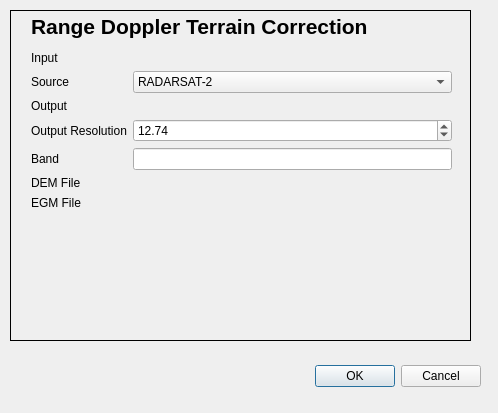
<?xml version="1.0" encoding="UTF-8"?>
<ui version="4.0">
 <class>RangeDopplerTerrainCorrectionDialogBase</class>
 <widget class="QDialog" name="RangeDopplerTerrainCorrectionDialogBase">
  <property name="geometry">
   <rect>
    <x>0</x>
    <y>0</y>
    <width>498</width>
    <height>413</height>
   </rect>
  </property>
  <property name="minimumSize">
   <size>
    <width>498</width>
    <height>413</height>
   </size>
  </property>
  <property name="sizeIncrement">
   <size>
    <width>8</width>
    <height>8</height>
   </size>
  </property>
  <property name="windowTitle">
   <string>Range Doppler Terrain Correction</string>
  </property>
  <widget class="QDialogButtonBox" name="button_box">
   <property name="geometry">
    <rect>
     <x>60</x>
     <y>360</y>
     <width>421</width>
     <height>32</height>
    </rect>
   </property>
   <property name="orientation">
    <enum>Qt::Horizontal</enum>
   </property>
   <property name="standardButtons">
    <set>QDialogButtonBox::Cancel|QDialogButtonBox::Ok</set>
   </property>
  </widget>
  <widget class="QStackedWidget" name="stackedWidget">
   <property name="geometry">
    <rect>
     <x>10</x>
     <y>10</y>
     <width>461</width>
     <height>331</height>
    </rect>
   </property>
   <property name="frameShape">
    <enum>QFrame::Box</enum>
   </property>
   <widget class="QWidget" name="page">
    <widget class="QWidget" name="formLayoutWidget">
     <property name="geometry">
      <rect>
       <x>20</x>
       <y>40</y>
       <width>421</width>
       <height>291</height>
      </rect>
     </property>
     <layout class="QFormLayout" name="formLayout">
      <item row="0" column="0">
       <widget class="QLabel" name="label">
        <property name="text">
         <string>Input</string>
        </property>
       </widget>
      </item>
      <item row="0" column="1">
       <widget class="QgsFileWidget" name="inputQgsFileWidget">
        <property name="statusTip">
         <string>Input Folder or Zipped File</string>
        </property>
        <property name="filter">
         <string>*.zip;;*;;*.tif, *.tiff, *.gtif ;;*.img ;; *.*</string>
        </property>
       </widget>
      </item>
      <item row="2" column="0">
       <widget class="QLabel" name="label_2">
        <property name="text">
         <string>Output</string>
        </property>
       </widget>
      </item>
      <item row="2" column="1">
       <widget class="QgsFileWidget" name="outputQgsFileWidget">
        <property name="filter">
         <string>*.tif *.tiff *.gtif ;;*.img ;; *.*</string>
        </property>
        <property name="storageMode">
         <enum>QgsFileWidget::SaveFile</enum>
        </property>
       </widget>
      </item>
      <item row="4" column="0">
       <widget class="QLabel" name="label_6">
        <property name="text">
         <string>Band</string>
        </property>
       </widget>
      </item>
      <item row="4" column="1">
       <widget class="QLineEdit" name="bandQLineEdit"/>
      </item>
      <item row="5" column="0">
       <widget class="QLabel" name="label_3">
        <property name="text">
         <string>DEM File</string>
        </property>
       </widget>
      </item>
      <item row="5" column="1">
       <widget class="QgsFileWidget" name="demQgsFileWidget">
        <property name="filter">
         <string>*.tif, *.tiff;;*.*</string>
        </property>
       </widget>
      </item>
      <item row="6" column="0">
       <widget class="QLabel" name="label_4">
        <property name="text">
         <string>EGM File</string>
        </property>
       </widget>
      </item>
      <item row="6" column="1">
       <widget class="QgsFileWidget" name="egmQgsFileWidget">
        <property name="filter">
         <string>*.grd;;*.*</string>
        </property>
       </widget>
      </item>
      <item row="3" column="1">
       <widget class="QgsDoubleSpinBox" name="outputResolutionQgsDoubleSpinBox">
        <property name="maximum">
         <double>999.990000000000009</double>
        </property>
        <property name="value">
         <double>12.740000000000000</double>
        </property>
       </widget>
      </item>
      <item row="3" column="0">
       <widget class="QLabel" name="label_7">
        <property name="text">
         <string>Output Resolution</string>
        </property>
       </widget>
      </item>
      <item row="1" column="0">
       <widget class="QLabel" name="label_8">
        <property name="text">
         <string>Source</string>
        </property>
       </widget>
      </item>
      <item row="1" column="1">
       <widget class="QComboBox" name="satelliteComboBox">
        <item>
         <property name="text">
          <string>RADARSAT-2</string>
         </property>
        </item>
        <item>
         <property name="text">
          <string>ICEYE</string>
         </property>
        </item>
        <item>
         <property name="text">
          <string>TerraSAR-X</string>
         </property>
        </item>
        <item>
         <property name="text">
          <string>PALSAR</string>
         </property>
        </item>
       </widget>
      </item>
     </layout>
    </widget>
    <widget class="QLabel" name="label_5">
     <property name="geometry">
      <rect>
       <x>20</x>
       <y>0</y>
       <width>391</width>
       <height>31</height>
      </rect>
     </property>
     <property name="font">
      <font>
       <pointsize>14</pointsize>
      </font>
     </property>
     <property name="text">
      <string>&lt;html&gt;&lt;head/&gt;&lt;body&gt;&lt;p&gt;&lt;span style=&quot; font-size:16pt; font-weight:600;&quot;&gt;Range Doppler Terrain Correction&lt;/span&gt;&lt;/p&gt;&lt;/body&gt;&lt;/html&gt;</string>
     </property>
    </widget>
   </widget>
   <widget class="QWidget" name="page_2"/>
  </widget>
 </widget>
 <customwidgets>
  <customwidget>
   <class>QgsDoubleSpinBox</class>
   <extends>QDoubleSpinBox</extends>
   <header>qgsdoublespinbox.h</header>
  </customwidget>
  <customwidget>
   <class>QgsFileWidget</class>
   <extends>QWidget</extends>
   <header>qgsfilewidget.h</header>
  </customwidget>
 </customwidgets>
 <resources/>
 <connections>
  <connection>
   <sender>button_box</sender>
   <signal>accepted()</signal>
   <receiver>RangeDopplerTerrainCorrectionDialogBase</receiver>
   <slot>accept()</slot>
   <hints>
    <hint type="sourcelabel">
     <x>20</x>
     <y>20</y>
    </hint>
    <hint type="destinationlabel">
     <x>20</x>
     <y>20</y>
    </hint>
   </hints>
  </connection>
  <connection>
   <sender>button_box</sender>
   <signal>rejected()</signal>
   <receiver>RangeDopplerTerrainCorrectionDialogBase</receiver>
   <slot>reject()</slot>
   <hints>
    <hint type="sourcelabel">
     <x>20</x>
     <y>20</y>
    </hint>
    <hint type="destinationlabel">
     <x>20</x>
     <y>20</y>
    </hint>
   </hints>
  </connection>
 </connections>
</ui>
